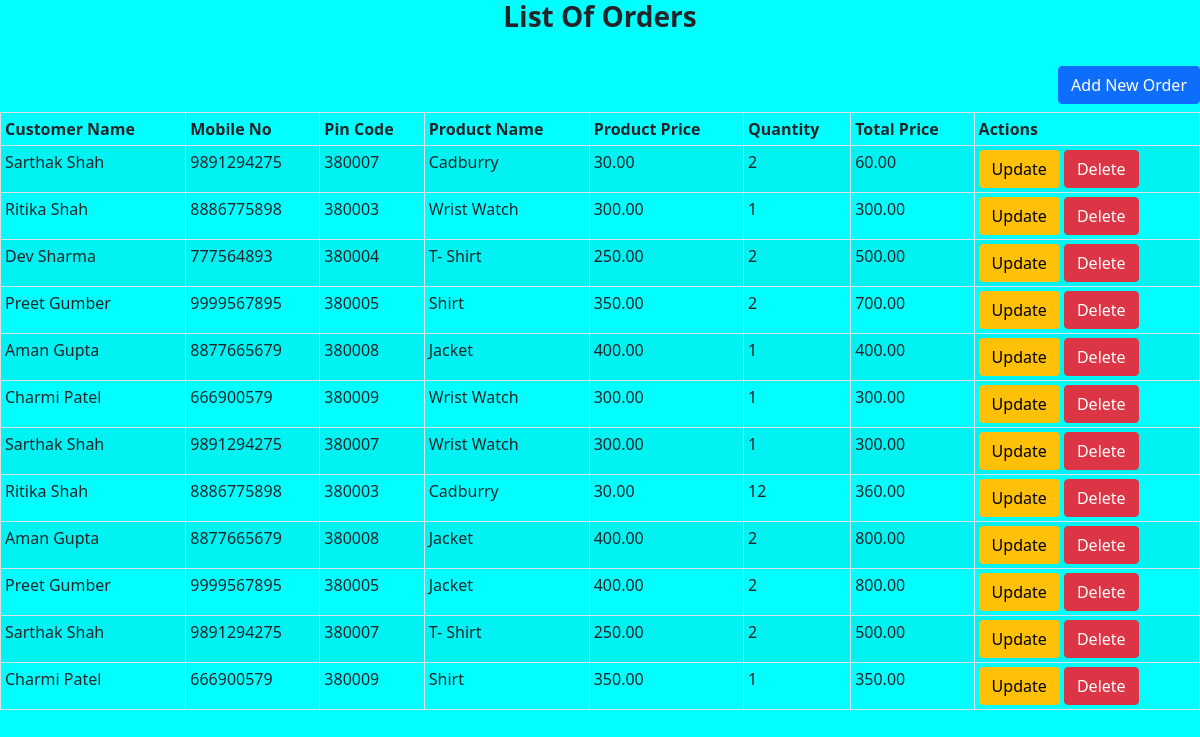
The page /orderlist/ on the database its author committed.
### core/models.py (models this page shows, shortened)
class Order(models.Model):
    customer = models.ForeignKey(Customer, on_delete=models.PROTECT, related_name="customer_info")
    product = models.ForeignKey(Product, on_delete=models.PROTECT, related_name="product_info")
    quantity = models.IntegerField()
    total_price = models.DecimalField(max_digits=6, decimal_places=2)

class Customer(models.Model):
    customer_name = models.CharField(max_length=25)
    mobile_no = models.IntegerField()
    pin_code = models.IntegerField()

class Product(models.Model):
    product_name = models.CharField(max_length=25)
    unit_price = models.DecimalField(max_digits=6, decimal_places=2)

### core/views.py (the view)
# urls.py: path('orderlist/', orderlist, name="orderlist"),
def orderlist(request):
    form = Order.objects.all()
    return render(request, "core/order-list.html", {"form":form})

### core/templates/core/order-list.html (shortened to what this page needs)
<!DOCTYPE html>
<html lang="en">
<head>
    <link href="https://cdn.jsdelivr.net/npm/bootstrap@5.0.2/dist/css/bootstrap.min.css" rel="stylesheet">
</head>
<body>
    <center><h3><b>List Of Orders</b></h3></center><br>
    <div class="text-end mb-2">
    <a href="{% url 'createorder' %}" class="btn btn-primary">Add New Order</a>
    </div>
    <table class="table table-striped table-bordered table-sm">
        <thead class="thead-dark">
            <tr>
                <th>Customer Name</th>
                <th>Mobile No</th>
                <th>Pin Code</th>
                <th>Product Name</th>
                <th>Product Price</th>
                <th>Quantity</th>
                <th>Total Price</th>
                <th>Actions</th>
            </tr>
        </thead>
        <tbody>
            {% for cust in form %}
             <tr>
                <td>{{cust.customer.customer_name}}</td>
                <td>{{cust.customer.mobile_no}}</td>
                <td>{{cust.customer.pin_code}}</td>
                <td>{{cust.product.product_name}}</td>
                <td>{{cust.product.unit_price}}</td>
                <td>{{cust.quantity}}</td>
                <td>{{cust.total_price}}</td>
                <td>
                    <a href="{% url 'orderupdate' cust.id %}" class="btn btn-warning">Update</a>
                    <a href="{% url 'orderdelete' cust.id %}" class="btn btn-danger">Delete</a>
                </td>
             </tr>
             {% endfor %}
        </tbody>
    </table>
</body>
</html>

### core/templates/core/order-list.html (style rules this page uses)
body { background-color: aqua; }

### rows shown on the page
Order: customer.customer_name "Sarthak Shah", customer.mobile_no "9891294275", customer.pin_code "380007", product.product_name "Cadburry", product.unit_price "30.00", quantity "2", total_price "60.00"
Order: customer.customer_name "Ritika Shah", customer.mobile_no "8886775898", customer.pin_code "380003", product.product_name "Wrist Watch", product.unit_price "300.00", quantity "1", total_price "300.00"
Order: customer.customer_name "Dev Sharma", customer.mobile_no "777564893", customer.pin_code "380004", product.product_name "T- Shirt", product.unit_price "250.00", quantity "2", total_price "500.00"
Order: customer.customer_name "Preet Gumber", customer.mobile_no "9999567895", customer.pin_code "380005", product.product_name "Shirt", product.unit_price "350.00", quantity "2", total_price "700.00"
Order: customer.customer_name "Aman Gupta", customer.mobile_no "8877665679", customer.pin_code "380008", product.product_name "Jacket", product.unit_price "400.00", quantity "1", total_price "400.00"
Order: customer.customer_name "Charmi Patel", customer.mobile_no "666900579", customer.pin_code "380009", product.product_name "Wrist Watch", product.unit_price "300.00", quantity "1", total_price "300.00"
Order: customer.customer_name "Sarthak Shah", customer.mobile_no "9891294275", customer.pin_code "380007", product.product_name "Wrist Watch", product.unit_price "300.00", quantity "1", total_price "300.00"
Order: customer.customer_name "Ritika Shah", customer.mobile_no "8886775898", customer.pin_code "380003", product.product_name "Cadburry", product.unit_price "30.00", quantity "12", total_price "360.00"
Order: customer.customer_name "Aman Gupta", customer.mobile_no "8877665679", customer.pin_code "380008", product.product_name "Jacket", product.unit_price "400.00", quantity "2", total_price "800.00"
Order: customer.customer_name "Preet Gumber", customer.mobile_no "9999567895", customer.pin_code "380005", product.product_name "Jacket", product.unit_price "400.00", quantity "2", total_price "800.00"
Order: customer.customer_name "Sarthak Shah", customer.mobile_no "9891294275", customer.pin_code "380007", product.product_name "T- Shirt", product.unit_price "250.00", quantity "2", total_price "500.00"
Order: customer.customer_name "Charmi Patel", customer.mobile_no "666900579", customer.pin_code "380009", product.product_name "Shirt", product.unit_price "350.00", quantity "1", total_price "350.00"
